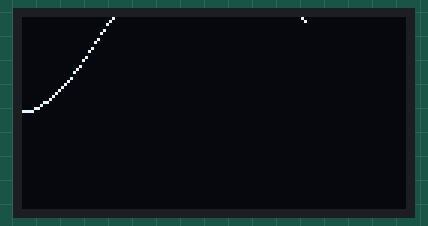
Recording of a sketch running on a simulated Arduino Uno, built with avr-gcc and run on an emulated ATmega328P. Parts: 128×64 one-colour display. Wiring (inferred from the names in the program): SH1106 OLED at I2C address 0x3C.

Above: at 34.19 s.
At 39.6 s:
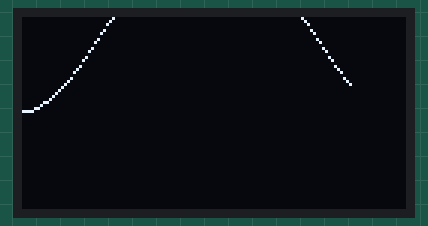

The sketch:

SH1106.ino
```cpp
/*
 * This sketch is designed to interface with SH1106 based OLED LCD over
 * an I2C interface
 *
 * Based in part off of code from: http://wenku.baidu.com/view/43ebc40aba1aa8114431d940.html
 */

// Pull in the wire library to communicate with the LCD over I2C
#include <Wire.h>
#include "sh1106.h"

#define DT 50 // Loop sleep time (ms)
#define CYCLE 127

volatile boolean g_writeValue = false;
volatile int g_displayValue = 0;
int count=0;
sh1106_lcd *g_pLCD = NULL;
void setup()
{
  Serial.begin(9600);

  g_pLCD = sh1106_lcd::getInstance();

  if (g_pLCD != NULL)
  {
    g_pLCD->ClearScreen();
  }

  g_writeValue = true;
}

byte x,y;

byte escala=32;
// Quick sketch showing functionality of library
void loop()
{
  count ++;
//  if (g_writeValue == true)
//  {
//    g_pLCD->DrawRectangle(0, 0, 100, 48, 2); // draw a box from 0, 0 to 100, 48
//    g_pLCD->FillRectangle(25, 25, 30, 30);
//    g_pLCD->Show();
//    delay(500);
//
//    g_pLCD->PrintLine("0123456789");
//    g_pLCD->PrintLine("aBcDEF GHIJK");
//    g_pLCD->PrintLine("LMNOP QRSTUV");
//    g_pLCD->PrintLine("WXYZ");
//    g_pLCD->PrintLine("AAAA");
//    g_pLCD->PrintLine("EEEE");
//    g_pLCD->PrintLine("FFFF");
//    g_pLCD->PrintLine("GGGG");
//    delay(250);
//    g_pLCD->PrintLine("HHHH");
//
//    g_pLCD->DrawPixel(0, 0, true);
//    g_pLCD->DrawPixel(127, 0, true);
//    g_pLCD->DrawPixel(127, 63, true);
//    g_pLCD->DrawPixel(0, 63, true);
//    g_pLCD->Show();
//    delay(2000);
//    g_writeValue = false;
//  }
//  else
//  {
//    g_pLCD->ClearScreen();
//    g_pLCD->DrawLine(20, 31, 64, 31);
//    g_pLCD->DrawLine(0, 0, 50, 50);
//    g_pLCD->DrawLine(50, 50, 20, 20);
//    g_pLCD->DrawLine(0, 50, 0, 20);
//
//    g_pLCD->Show();
//    while(1);
//  }

  float flux = cos(2.0 * 3.1416 * ((float)(count) / ((float) CYCLE) )) * escala;

  if (count >127){
    count=0;
   escala-=4;
  }
  g_pLCD->DrawPixel(byte (count), byte(flux), true);
  g_pLCD->Show();
  //delay(DT); // Wait for two seconds
}
```

sh1106.cpp
```cpp
//
//  sh1106.cpp
//
//
//  Created by Daniel Milligan on 8/3/14.
//
//
#include <stdio.h>

// Pull in the wire library to communicate with the LCD over I2C
#include <Wire.h>

#include "sh1106.h"

typedef enum
{
    HORIZONTAL = 0,
    VERTICAL,
    PAGE,
    INVALID,
    END_MEMORY_ADDRESSING_MODES
} MEMORY_ADDRESSING_MODES;

typedef enum
{
    Success = 0,
    DataTooLong,
    NackAddress,
    NackData,
    OtherError,
    END_I2C_STATUS
} I2CStatus;

/* Each character will be an 8x8 character with one space blank to the left and bottom */
#define CHARACTER_WIDTH 8

/* Numbers 0 to 9 each is 8x8 pixels */
byte numbers[][CHARACTER_WIDTH]=
{
    {0x00, 0x3E, 0x41, 0x49, 0x49, 0x41, 0x3E, 0x00}, /* 0 */
    {0x00, 0x40, 0x44, 0x42, 0x7F, 0x40, 0x40, 0x40}, /* 1 */
    {0x00, 0x62, 0x51, 0x49, 0x49, 0x45, 0x46, 0x00}, /* 2 */
    {0x00, 0x22, 0x41, 0x41, 0x49, 0x49, 0x49, 0x36}, /* 3 */
    {0x00, 0x0C, 0x0A, 0x09, 0x09, 0x7F, 0x08, 0x08}, /* 4 */
    {0x00, 0x2F, 0x49, 0x49, 0x49, 0x49, 0x49, 0x39}, /* 5 */
    {0x00, 0x3E, 0x49, 0x49, 0x49, 0x49, 0x49, 0x32}, /* 6 */
    {0x00, 0x01, 0x01, 0x71, 0x09, 0x05, 0x03, 0x00}, /* 7 */
    {0x00, 0x36, 0x49, 0x49, 0x49, 0x49, 0x49, 0x36}, /* 8 */
    {0x00, 0x46, 0x49, 0x49, 0x49, 0x49, 0x49, 0x3E}  /* 9 */
};

/* Letters A - Z each is 8x8 pixels */
byte letters[][CHARACTER_WIDTH] =
{
    {0x00, 0x7E, 0x09, 0x09, 0x09, 0x09, 0x7E, 0x00}, /* A */
    {0x00, 0x7F, 0x49, 0x49, 0x49, 0x49, 0x36, 0x00}, /* B */
    {0x00, 0x3E, 0x41, 0x41, 0x41, 0x41, 0x22, 0x00}, /* C */
    {0x00, 0x7F, 0x41, 0x41, 0x41, 0x22, 0x1C, 0x00}, /* D */
    {0x00, 0x7F, 0x49, 0x49, 0x49, 0x49, 0x41, 0x00}, /* E */
    {0x00, 0x7F, 0x09, 0x09, 0x09, 0x09, 0x01, 0x00}, /* F */
    {0x00, 0x3E, 0x41, 0x41, 0x51, 0x51, 0x72, 0x00}, /* G */
    {0x00, 0x7F, 0x08, 0x08, 0x08, 0x08, 0x7F, 0x00}, /* H */
    {0x00, 0x00, 0x41, 0x41, 0x7F, 0x41, 0x41, 0x00}, /* I */
    {0x00, 0x31, 0x41, 0x41, 0x7F, 0x01, 0x01, 0x00}, /* J */
    {0x00, 0x7F, 0x18, 0x18, 0x14, 0x24, 0x43, 0x00}, /* K */
    {0x00, 0x7F, 0x40, 0x40, 0x40, 0x40, 0x40, 0x00}, /* L */
    {0x00, 0x7F, 0x01, 0x06, 0x08, 0x06, 0x01, 0x7F}, /* M */
    {0x00, 0x7F, 0x02, 0x06, 0x08, 0x30, 0x40, 0x7F}, /* N */
    {0x00, 0x3E, 0x41, 0x41, 0x41, 0x41, 0x3E, 0x00}, /* O */
    {0x00, 0x7F, 0x09, 0x09, 0x09, 0x09, 0x06, 0x00}, /* P */
    {0x00, 0x3E, 0x41, 0x51, 0x51, 0x21, 0x5E, 0x00}, /* Q */
    {0x00, 0x7F, 0x09, 0x09, 0x19, 0x29, 0x49, 0x46}, /* R */
    {0x00, 0x26, 0x49, 0x49, 0x49, 0x49, 0x49, 0x32}, /* S */
    {0x00, 0x01, 0x01, 0x01, 0x7F, 0x01, 0x01, 0x01}, /* T */
    {0x00, 0x3F, 0x40, 0x40, 0x40, 0x40, 0x3F, 0x00}, /* U */
    {0x00, 0x07, 0x18, 0x30, 0x40, 0x30, 0x18, 0x07}, /* V */
    {0x00, 0x3F, 0x40, 0x30, 0x50, 0x30, 0x40, 0x3F}, /* W */
    {0x00, 0x43, 0x36, 0x18, 0x08, 0x18, 0x36, 0x43}, /* X */
    {0x00, 0x03, 0x06, 0x08, 0x70, 0x08, 0x06, 0x03}, /* Y */
    {0x00, 0x41, 0x61, 0x51, 0x49, 0x49, 0x45, 0x43}  /* Z */
};

byte space[] = {0x00, 0x00, 0x00, 0x00, 0x00, 0x00, 0x00, 0x00 };

sh1106_lcd *sh1106_lcd::m_pInstance = NULL;

sh1106_lcd *sh1106_lcd::getInstance()
{
    if (m_pInstance == NULL)
    {
        m_pInstance = (sh1106_lcd *)malloc(sizeof(sh1106_lcd));
        m_pInstance->Initialize();
    }
    return m_pInstance;
}

void sh1106_lcd::Initialize()
{
    Wire.begin(); // begin without address as a master device

    SendCommand(DISPLAY_OFF, StartSend);
    SendCommand(SET_MEMORY_ADDRESSING_MODE, MidSend);
    SendCommand(PAGE, MidSend);
    SendCommand(SET_PAGE_ADDRESS, MidSend); // start at page address 0
    SendCommand(SET_COM_OUTPUT_SCAN_DIRECTION, MidSend);
    SendCommand(LOW_COLUMN_ADDRESS, MidSend);
    SendCommand(HIGH_COLUMN_ADDRESS, MidSend);
    SendCommand(START_LINE_ADDRESS, MidSend);
    SendCommand(SET_CONTRAST_CTRL_REG, MidSend);
    SendCommand(0x7F, MidSend);
    SendCommand(SET_SEGMENT_REMAP, MidSend);
    SendCommand(SET_NORMAL_DISPLAY, MidSend);
    SendCommand(SET_MULTIPLEX_RATIO, MidSend);
    SendCommand(0x3F, MidSend);
    SendCommand(OUTPUT_FOLLOWS_RAM, MidSend);
    SendCommand(SET_DISPLAY_OFFSET, MidSend);
    SendCommand(0x00, MidSend); // no offset
    SendCommand(SET_DISPLAY_CLOCK_DIVIDE, MidSend);
    SendCommand(0xF0, MidSend);
    SendCommand(SET_PRE_CHARGE_PERIOD, MidSend);
    SendCommand(0x22, MidSend);
    SendCommand(SET_COM_PINS_HARDWARE_CONFIG, MidSend);
    SendCommand(0x12, MidSend);
    SendCommand(SET_VCOMH, MidSend);
    SendCommand(0x20, MidSend); // 0.77xVcc
    SendCommand(SET_DC_DC_ENABLE, MidSend);
    SendCommand(0x14, MidSend);

    SendCommand(DISPLAY_ON, FinishSend);

    memset(m_screen, 0, SCREEN_WIDTH * MAX_PAGE_COUNT);
    m_currentLine = 0;
    m_cursor = 0;
}

void sh1106_lcd::Show()
{
    SendState state = StartSend;

    for (int index = 0; index < MAX_PAGE_COUNT; index++)
    {
        SendCommand(SET_PAGE_ADDRESS + index, StartSend);
        SendCommand(0x00, MidSend); // low column start address
        SendCommand(0x10, FinishSend); // high column start address
        for (int pixel = 0; pixel < SCREEN_WIDTH; pixel++)
        {
            SendData(m_screen[index][pixel]);

            if (state == StartSend)
            {
                state = MidSend;
            }
            else if (pixel == (SCREEN_WIDTH - 2))
            {
                state = FinishSend;
            }
        }
        state = StartSend;
    }
}

void sh1106_lcd::FillScreen(byte fillData)
{
    for (int index = 0; index < MAX_PAGE_COUNT; index++)
    {
        for (int pixel = 0; pixel < SCREEN_WIDTH; pixel++)
        {
            m_screen[index][pixel] = fillData;
        }
    }

    m_currentLine = 0;
    m_cursor = 0;

    Show();
}

void sh1106_lcd::ClearScreen()
{
    FillScreen(0x00);
}

/*
 * x can be from 0 to 131
 * y can be from 0 to 63
 *
 * Show must be called after all pixel's are drawn
 */
void sh1106_lcd::DrawPixel(byte x, byte y, bool on)
{
    byte pageId = y / MAX_PAGE_COUNT;       // convert from byte to page
    byte bitOffset = y % MAX_PAGE_COUNT;    // establish the bit offset

    if (pageId < MAX_PAGE_COUNT)
    {
        if (x < SCREEN_WIDTH)
        {
            if (on == true)
            {
                m_screen[pageId][x] |= 1 << bitOffset; // turn this bit on
            }
            else
            {
                m_screen[pageId][x] &= ~(1 << bitOffset); // turn this bit off
            }
        }
    }
}

void sh1106_lcd::DrawRectangle(byte x1, byte y1, byte x2, byte y2)
{
    byte pageId1 = y1 / MAX_PAGE_COUNT;
    byte pageId2 = y2 / MAX_PAGE_COUNT;
    byte bit1 = 1 << (y1 % MAX_PAGE_COUNT);
    byte bit2 = 1 << (y2 % MAX_PAGE_COUNT);

    if ((pageId1 < MAX_PAGE_COUNT) && (pageId2 < MAX_PAGE_COUNT))
    {
        if (x1 >= SCREEN_WIDTH)
        {
            x1 = SCREEN_WIDTH - 1;
        }

        if (x2 >= SCREEN_WIDTH)
        {
            x2 = SCREEN_WIDTH - 1;
        }

        if (x1 == x2)
        {
            x2++; // give at least one
        }
        // Sets top and bottom line
        for (byte xCord = x1; xCord < x2; xCord++)
        {
            m_screen[pageId1][xCord] |= bit1;
            m_screen[pageId2][xCord] |= bit2;
        }

        if (y2 < y1)
        {
            byte temp = y1;
            y1 = y2;
            y2 = temp;
        }

        // Sets left and right line
        for (/* set above */; y1 < y2; y1++)
        {
            m_screen[pageId1][x1] |= bit1;
            m_screen[pageId1][x2] |= bit1;
            bit1 <<= 1;
            if (bit1 == 0)
            {
                bit1++;

                pageId1++; // move to next page we just rolled

                if (pageId1 >= MAX_PAGE_COUNT)
                {
                    break;
                }
            }
        }
    }
}

void sh1106_lcd::DrawRectangle(byte x1, byte y1, byte x2, byte y2, byte thickness)
{
    // Cheat and call it a couple of times
    // otherwise my head hurts tring to get the bits right...
    for (byte index = 0; index < thickness; index++)
    {
        DrawRectangle(x1, y1, x2, y2);
        x1++;
        x2--;
        y1++;
        y2--;

        if (x1 >= SCREEN_WIDTH || x2 >= SCREEN_WIDTH || y1 >= SCREEN_HEIGHT || y2 >= SCREEN_HEIGHT)
        {
            break;
        }
    }
}

void sh1106_lcd::FillRectangle(byte x1, byte y1, byte x2, byte y2)
{
    byte pageId1 = y1 / MAX_PAGE_COUNT;
    byte pageId2 = y2 / MAX_PAGE_COUNT;
    byte bit1 = 1 << (y1 % MAX_PAGE_COUNT);
    byte bit2 = 1 << (y2 % MAX_PAGE_COUNT);

    if ((pageId1 < MAX_PAGE_COUNT) && (pageId2 < MAX_PAGE_COUNT))
    {
        if (x1 >= SCREEN_WIDTH)
        {
            x1 = SCREEN_WIDTH - 1;
        }

        if (x2 >= SCREEN_WIDTH - 1)
        {
            x2 = SCREEN_WIDTH;
        }

        if (x1 == x2)
        {
            x2++;
        }

        if (y2 < y1)
        {
            byte temp = y1;
            y1 = y2;
            y2 = temp;
        }

        for (/* set above */; y1 < y2; y1++)
        {
            for (byte xCord = x1; xCord < x2; xCord++)
            {
                m_screen[pageId1][xCord] |= bit1;
            }

            bit1 <<= 1;
            if (bit1 == 0)
            {
                bit1++;

                pageId1++; // move to next page we just rolled

                if (pageId1 >= MAX_PAGE_COUNT)
                {
                    break;
                }
            }
        }
    }
}

void sh1106_lcd::DrawLine(byte x1, byte y1, byte x2, byte y2)
{
    byte pageId1 = y1 / MAX_PAGE_COUNT;
    byte pageId2 = y2 / MAX_PAGE_COUNT;
    byte bit1 = 1 << (y1 % MAX_PAGE_COUNT);
    byte bit2 = 1 << (y2 % MAX_PAGE_COUNT);
    byte dy = y2 - y1;
    byte dx = x2 - x1;

    if (x1 > x2)
    {
        dx = x1 - x2;

        byte temp = x1;
        x1 = x2;
        x2 = temp;
    }

    if ((pageId1 < MAX_PAGE_COUNT) && (pageId2 < MAX_PAGE_COUNT))
    {
        if (x1 >= SCREEN_WIDTH)
        {
            x1 = SCREEN_WIDTH - 1;
        }

        if (x2 >= SCREEN_WIDTH)
        {
            x2 = SCREEN_WIDTH - 1;
        }

        if (x1 == x2)
        {
            x2++; // give us one pixel width
        }

        /* Utilizing the Bresenham algorithm */
        int eps = 0;

        if (y1 < y2)
        {
            for (/* set above */; y1 < y2; y1++)
            {
                for (byte xCord = x1; xCord < x2; xCord++)
                {
                    m_screen[pageId1][xCord] |= bit1;

                    eps += dy;

                    if ((eps << 1) >= dx)
                    {
                        y1++;
                        bit1 <<= 1;
                        if (bit1 == 0)
                        {
                            pageId1++; // move to next page we just rolled

                            bit1++; // back to bit 1 equal to 1

                            if (pageId1 >= MAX_PAGE_COUNT)
                            {
                                break; // done
                            }
                        }
                        eps -= dx;
                    }
                }
            }
        }
        else if (y1 == y2)
        {
            for (byte xCord = x1; xCord < x2; xCord++)
            {
                m_screen[pageId1][xCord] |= bit1;
            }
        }
        else
        {
            dy = y1 - y2;
            for (/* set above */; y1 > y2; y1--)
            {
                for (byte xCord = x1; xCord < x2; xCord++)
                {
                    m_screen[pageId2][xCord] |= bit2;

                    eps += dy;

                    if ((eps << 1) >= dx)
                    {
                        y1--;
                        bit2 >>= 1;

                        if (bit2 == 0)
                        {
                            pageId2--; // move to next page we just rolled

                            bit2 = 0x80; // high order bit set and then will shift down to 0

                            // if it rolled around
                            if (pageId2 > MAX_PAGE_COUNT)
                            {
                                break; // done
                            }
                        }
                        eps -= dx;
                    }
                }
            }
        }
    }
}

void sh1106_lcd::Print(char *data)
{
    PrintData(data, false);
    Show();
}

void sh1106_lcd::PrintLine(char *data)
{
    PrintData(data, true);
    Show();
}

void sh1106_lcd::PrintData(char *data, bool incrementLine)
{
    bool eol = false;
    int index = 0;
    int lineIndex = 0;

    // time to scroll
    if (m_currentLine == MAX_PAGE_COUNT)
    {
        while (lineIndex < (MAX_PAGE_COUNT - 1))
        {
            // Copy the lines up scrolling off the top
            memcpy(m_screen[lineIndex], m_screen[lineIndex + 1], SCREEN_WIDTH);
            lineIndex++;
        }
        // Line index is now MAX_PAGE_COUNT - 1
        memset(m_screen[lineIndex], 0, SCREEN_WIDTH); // clear this line
    }
    else
    {
        lineIndex = m_currentLine;
    }

    while (eol == false)
    {
        if (data[index] != NULL)
        {
            byte *pPtr = NULL;
            byte dataByte = data[index++];

            if (dataByte >= '0' && dataByte <= '9')
            {
                dataByte -= '0';// normalize
                pPtr = (byte *)&numbers[dataByte];
            }
            else if ((dataByte >= 'A') && (dataByte <= 'Z'))
            {
                dataByte -= 'A'; // Normalize
                pPtr = (byte *)&letters[dataByte];
            }
            else if ((dataByte >= 'a') && (dataByte <= 'z'))
            {
                dataByte -= 'a'; // Normalize to our cap array
                pPtr = (byte *)&letters[dataByte];
            }
            else if (dataByte == ' ')
            {
                pPtr = (byte *)&space;
            }

            if (pPtr != NULL)
            {
                for (int numberIndex = 0; numberIndex < CHARACTER_WIDTH; numberIndex++)
                {
                    if (m_cursor < SCREEN_WIDTH)
                    {
                        m_screen[lineIndex][m_cursor++] = pPtr[numberIndex];
                    }
                    else
                    {
                        eol = true;
                        break; // get out
                    }
                }
            }
        }
        else
        {
            eol = true; // done
        }
    }

    if (incrementLine == true)
    {
        if (m_currentLine < MAX_PAGE_COUNT)
        {
            m_currentLine++;
        }
        m_cursor = 0;
    }
}

byte sh1106_lcd::SendCommand(byte command, SendState state)
{
    if (state == StartSend || state == Complete)
    {
        Wire.beginTransmission(SH1106_ADDR1);
        Wire.write(SH1106_COMMAND);
    }

    return SendByte(command, state);
}

byte sh1106_lcd::SendData(byte data, SendState state)
{
    if (state == StartSend || state == Complete)
    {
        Wire.beginTransmission(SH1106_ADDR1);
        Wire.write(SH1106_DATA);
    }

    return SendByte(data, state);
}

byte sh1106_lcd::SendByte(byte data, SendState state)
{
    Wire.write(data);

    byte transmissionStatus = 0;

    if (state == FinishSend || state == Complete)
    {
        transmissionStatus = Wire.endTransmission();
    }

    return transmissionStatus;
}
```

Source omitted: sh1106.h (2467 bytes)
